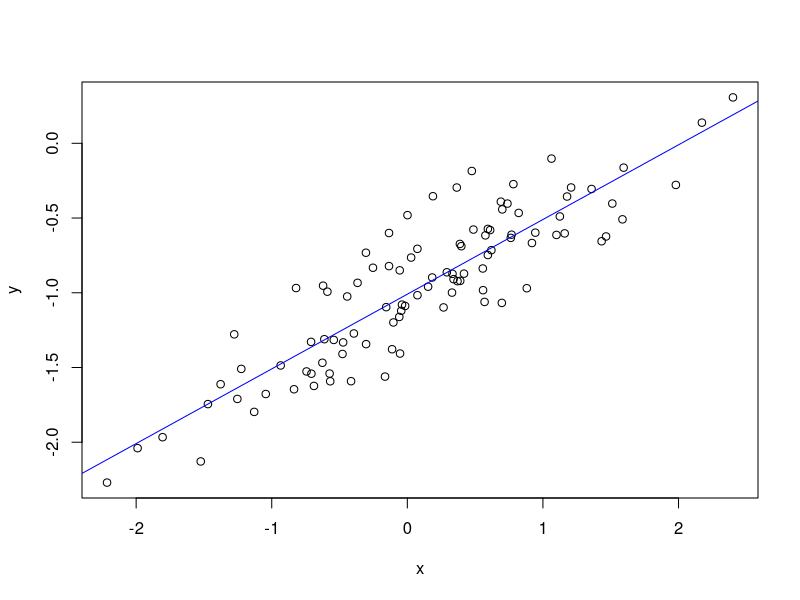
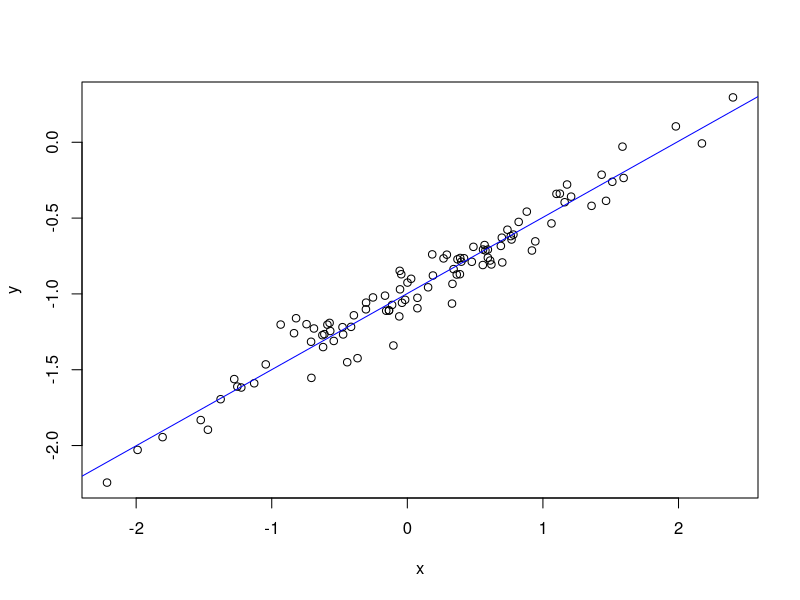
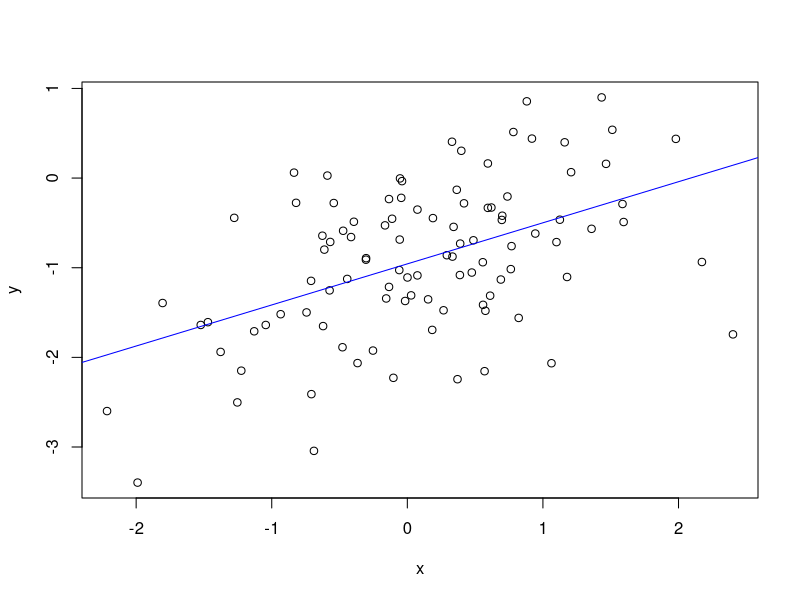

Recreate these plots in R, in order.
set.seed(1)

x = rnorm(mean = 0, sd = 1, n = 100)

eps = rnorm(mean = 0, sd = 0.25, n = 100)

y = -1 + 0.5 * x + eps



plot(x, y)

# Strong evidence of linear relationship


lm.fit = lm(y~x)

lm.fit$coefficients

# (Intercept)          x 
# -1.0094232   0.4997349

abline(lm.fit, col = "blue")

summary(lm.fit)

# Residuals:
#      Min       1Q   Median       3Q      Max 
# -0.46921 -0.15344 -0.03487  0.13485  0.58654 
# 
# Coefficients:
#             Estimate Std. Error t value Pr(>|t|)    
# (Intercept) -1.00942    0.02425  -41.63   <2e-16 ***
# x            0.49973    0.02693   18.56   <2e-16 ***
#   ---
#   Signif. codes:  0 ‘***’ 0.001 ‘**’ 0.01 ‘*’ 0.05 ‘.’ 0.1 ‘ ’ 1
# 
# Residual standard error: 0.2407 on 98 degrees of freedom
# Multiple R-squared:  0.7784,	Adjusted R-squared:  0.7762 
# F-statistic: 344.3 on 1 and 98 DF,  p-value: < 2.2e-16

dataset = data.frame(x = x, y = y)

lm.fitp = lm("y~x+I(x^2)", data = dataset)

summary(lm.fitp)

# Residuals:
#   Min      1Q  Median      3Q     Max 
# -0.4913 -0.1563 -0.0322  0.1451  0.5675 
# 
# Coefficients:
#   Estimate Std. Error t value Pr(>|t|)    
# (Intercept) -0.98582    0.02941 -33.516   <2e-16 ***
#   x            0.50429    0.02700  18.680   <2e-16 ***
#   I(x^2)      -0.02973    0.02119  -1.403    0.164    
# ---
#   Signif. codes:  0 ‘***’ 0.001 ‘**’ 0.01 ‘*’ 0.05 ‘.’ 0.1 ‘ ’ 1
# 
# Residual standard error: 0.2395 on 97 degrees of freedom
# Multiple R-squared:  0.7828,	Adjusted R-squared:  0.7784 
# F-statistic: 174.8 on 2 and 97 DF,  p-value: < 2.2e-16


# ************************** Decreasing variance of error term ****************


eps = rnorm(mean = 0, sd = 0.1, n = 100)

y = -1 + 0.5 * x + eps

dataset = data.frame(x = x, y = y)

lm.fit1 = lm("y~x", data = dataset)


lm.fit1$coefficients

# (Intercept)           x 
#  -0.9972631   0.5021167 


plot(x, y)

# Strong evidence of linear relationship

abline(lm.fit1, col = "blue")

summary(lm.fit1)

# Residuals:
#       Min        1Q    Median        3Q       Max 
# -0.291411 -0.048230 -0.004533  0.064924  0.264157 
# 
# Coefficients:
#             Estimate Std. Error t value Pr(>|t|)    
# (Intercept) -0.99726    0.01047  -95.25   <2e-16 ***
# x            0.50212    0.01163   43.17   <2e-16 ***
#   ---
#   Signif. codes:  0 ‘***’ 0.001 ‘**’ 0.01 ‘*’ 0.05 ‘.’ 0.1 ‘ ’ 1
# 
# Residual standard error: 0.1039 on 98 degrees of freedom
# Multiple R-squared:  0.9501,	Adjusted R-squared:  0.9495 
# F-statistic:  1864 on 1 and 98 DF,  p-value: < 2.2e-16

# Reducing the error drastically improves the model and ensures a linear model.

lm.fitp1 = lm("y~x+I(x^2)", data = dataset)

summary(lm.fitp1)

# Residuals:
#   Min        1Q    Median        3Q       Max 
# -0.292742 -0.049523 -0.003585  0.065955  0.264542 
# 
# Coefficients:
#   Estimate Std. Error t value Pr(>|t|)    
# (Intercept) -0.995887   0.012828 -77.637   <2e-16 ***
#   x            0.502382   0.011773  42.673   <2e-16 ***
#   I(x^2)      -0.001734   0.009242  -0.188    0.852    
# ---
#   Signif. codes:  0 ‘***’ 0.001 ‘**’ 0.01 ‘*’ 0.05 ‘.’ 0.1 ‘ ’ 1
# 
# Residual standard error: 0.1045 on 97 degrees of freedom
# Multiple R-squared:  0.9501,	Adjusted R-squared:  0.949 
# F-statistic: 922.9 on 2 and 97 DF,  p-value: < 2.2e-16

# Not much difference


#************************** Increasing the variance of the error term ***************


eps = rnorm(mean = 0, sd = 0.75, n = 100)

y = -1 + 0.5 * x + eps

dataset = data.frame(x = x, y = y)

lm.fit2 = lm("y~x", data = dataset)


lm.fit2$coefficients

# (Intercept)           x 
# -0.9567510   0.4582355 


plot(x, y)

# Does not look that linear


abline(lm.fit2, col = "blue")

summary(lm.fit2)

# Residuals:
#   Min       1Q   Median       3Q      Max 
# -1.88719 -0.40893 -0.02832  0.50466  1.40916 
# 
# Coefficients:
#   Estimate Std. Error t value Pr(>|t|)    
# (Intercept) -0.95675    0.07521 -12.721  < 2e-16 ***
#   x            0.45824    0.08354   5.485 3.23e-07 ***
#   ---
#   Signif. codes:  0 ‘***’ 0.001 ‘**’ 0.01 ‘*’ 0.05 ‘.’ 0.1 ‘ ’ 1
# 
# Residual standard error: 0.7466 on 98 degrees of freedom
# Multiple R-squared:  0.2349,	Adjusted R-squared:  0.2271 
# F-statistic: 30.09 on 1 and 98 DF,  p-value: 3.227e-07

# Barely a linear model due to increase in variance.

lm.fitp2 = lm("y~x+I(x^2)", data = dataset)

summary(lm.fitp2)


# Residuals:
#   Min       1Q   Median       3Q      Max 
# -1.80107 -0.45760 -0.04531  0.52073  1.40496 
# 
# Coefficients:
#   Estimate Std. Error t value Pr(>|t|)    
# (Intercept) -0.84398    0.08996  -9.382 2.90e-15 ***
#   x            0.48000    0.08256   5.814 7.81e-08 ***
#   I(x^2)      -0.14205    0.06481  -2.192   0.0308 *  
#   ---
#   Signif. codes:  0 ‘***’ 0.001 ‘**’ 0.01 ‘*’ 0.05 ‘.’ 0.1 ‘ ’ 1
# 
# Residual standard error: 0.7325 on 97 degrees of freedom
# Multiple R-squared:  0.271,	Adjusted R-squared:  0.256 
# F-statistic: 18.03 on 2 and 97 DF,  p-value: 2.199e-07


# Adding the polynomial term improves the fit a little


confint(lm.fit)

#                  2.5 %     97.5 %
# (Intercept) -1.0575402 -0.9613061
# x            0.4462897  0.5531801

confint(lm.fit1)

#                  2.5 %     97.5 %
# (Intercept) -1.0180413 -0.9764850
# x            0.4790377  0.5251957

confint(lm.fit2)

#                  2.5 %     97.5 %
# (Intercept) -1.1060050 -0.8074970
# x            0.2924541  0.6240169


# Where variance is low, the interval is narrow in comparison